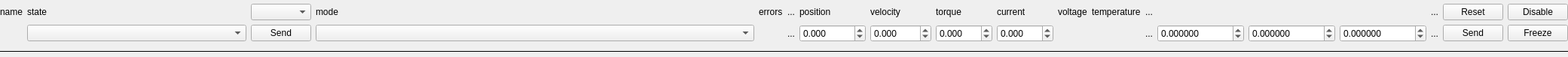
<?xml version="1.0" encoding="UTF-8"?>
<ui version="4.0">
 <class>AnydriveWidget</class>
 <widget class="QWidget" name="AnydriveWidget">
  <property name="geometry">
   <rect>
    <x>0</x>
    <y>0</y>
    <width>2081</width>
    <height>76</height>
   </rect>
  </property>
  <property name="sizePolicy">
   <sizepolicy hsizetype="Preferred" vsizetype="Fixed">
    <horstretch>0</horstretch>
    <verstretch>0</verstretch>
   </sizepolicy>
  </property>
  <property name="windowTitle">
   <string>Form</string>
  </property>
  <layout class="QVBoxLayout" name="verticalLayout">
   <property name="leftMargin">
    <number>0</number>
   </property>
   <property name="topMargin">
    <number>0</number>
   </property>
   <property name="rightMargin">
    <number>0</number>
   </property>
   <property name="bottomMargin">
    <number>0</number>
   </property>
   <item>
    <layout class="QGridLayout" name="gridLayout" columnstretch="0,1,0,2,0,0,0,0,0,0,0,0,0,0,0,0,0,0,0,0">
     <item row="1" column="8">
      <widget class="QDoubleSpinBox" name="doubleSpinBoxTorque">
       <property name="decimals">
        <number>3</number>
       </property>
       <property name="minimum">
        <double>-100.000000000000000</double>
       </property>
       <property name="maximum">
        <double>100.000000000000000</double>
       </property>
       <property name="singleStep">
        <double>0.100000000000000</double>
       </property>
      </widget>
     </item>
     <item row="1" column="13">
      <layout class="QFormLayout" name="formLayout"/>
     </item>
     <item row="0" column="1">
      <widget class="QLabel" name="labelState">
       <property name="text">
        <string>state</string>
       </property>
      </widget>
     </item>
     <item row="1" column="7">
      <widget class="QDoubleSpinBox" name="doubleSpinBoxVelocity">
       <property name="decimals">
        <number>3</number>
       </property>
       <property name="minimum">
        <double>-1000.000000000000000</double>
       </property>
       <property name="maximum">
        <double>1000.000000000000000</double>
       </property>
       <property name="singleStep">
        <double>0.100000000000000</double>
       </property>
      </widget>
     </item>
     <item row="1" column="17">
      <widget class="QLabel" name="labelExpandCommand2">
       <property name="maximumSize">
        <size>
         <width>16</width>
         <height>16777215</height>
        </size>
       </property>
       <property name="text">
        <string>...</string>
       </property>
      </widget>
     </item>
     <item row="0" column="8">
      <widget class="QLabel" name="labelTorque">
       <property name="text">
        <string>torque</string>
       </property>
      </widget>
     </item>
     <item row="1" column="1">
      <widget class="QComboBox" name="comboBoxState"/>
     </item>
     <item row="0" column="0">
      <widget class="QLabel" name="labelName">
       <property name="text">
        <string>name</string>
       </property>
      </widget>
     </item>
     <item row="1" column="6">
      <widget class="QDoubleSpinBox" name="doubleSpinBoxPosition">
       <property name="decimals">
        <number>3</number>
       </property>
       <property name="minimum">
        <double>-10000.000000000000000</double>
       </property>
       <property name="maximum">
        <double>10000.000000000000000</double>
       </property>
       <property name="singleStep">
        <double>0.100000000000000</double>
       </property>
      </widget>
     </item>
     <item row="0" column="18">
      <widget class="QPushButton" name="pushButtonResetCommand">
       <property name="text">
        <string>Reset</string>
       </property>
      </widget>
     </item>
     <item row="1" column="3">
      <widget class="QComboBox" name="comboBoxMode"/>
     </item>
     <item row="0" column="11">
      <widget class="QLabel" name="labelTemperature">
       <property name="text">
        <string>temperature</string>
       </property>
      </widget>
     </item>
     <item row="0" column="7">
      <widget class="QLabel" name="labelVelocity">
       <property name="text">
        <string>velocity</string>
       </property>
      </widget>
     </item>
     <item row="0" column="2">
      <widget class="QComboBox" name="comboBoxControlword"/>
     </item>
     <item row="1" column="9">
      <widget class="QDoubleSpinBox" name="doubleSpinBoxCurrent">
       <property name="decimals">
        <number>3</number>
       </property>
       <property name="minimum">
        <double>-100.000000000000000</double>
       </property>
       <property name="maximum">
        <double>100.000000000000000</double>
       </property>
       <property name="singleStep">
        <double>0.100000000000000</double>
       </property>
      </widget>
     </item>
     <item row="0" column="5">
      <widget class="QLabel" name="labelExpandFeedback1">
       <property name="maximumSize">
        <size>
         <width>16</width>
         <height>16777215</height>
        </size>
       </property>
       <property name="text">
        <string>...</string>
       </property>
      </widget>
     </item>
     <item row="1" column="14">
      <widget class="QDoubleSpinBox" name="doubleSpinBoxParamA">
       <property name="decimals">
        <number>6</number>
       </property>
       <property name="minimum">
        <double>-1000000.000000000000000</double>
       </property>
       <property name="maximum">
        <double>1000000.000000000000000</double>
       </property>
       <property name="singleStep">
        <double>0.100000000000000</double>
       </property>
      </widget>
     </item>
     <item row="1" column="19">
      <widget class="QPushButton" name="pushButtonSendCommandFreeze">
       <property name="text">
        <string>Freeze</string>
       </property>
      </widget>
     </item>
     <item row="1" column="5">
      <widget class="QLabel" name="labelExpandFeedback2">
       <property name="maximumSize">
        <size>
         <width>16</width>
         <height>16777215</height>
        </size>
       </property>
       <property name="text">
        <string>...</string>
       </property>
      </widget>
     </item>
     <item row="0" column="12">
      <widget class="QLabel" name="labelExpandParameters1">
       <property name="maximumSize">
        <size>
         <width>16</width>
         <height>16777215</height>
        </size>
       </property>
       <property name="text">
        <string>...</string>
       </property>
      </widget>
     </item>
     <item row="1" column="12">
      <widget class="QLabel" name="labelExpandParameters2">
       <property name="maximumSize">
        <size>
         <width>16</width>
         <height>16777215</height>
        </size>
       </property>
       <property name="text">
        <string>...</string>
       </property>
      </widget>
     </item>
     <item row="0" column="6">
      <widget class="QLabel" name="labelPosition">
       <property name="text">
        <string>position</string>
       </property>
      </widget>
     </item>
     <item row="0" column="3">
      <widget class="QLabel" name="labelMode">
       <property name="text">
        <string>mode</string>
       </property>
      </widget>
     </item>
     <item row="0" column="17">
      <widget class="QLabel" name="labelExpandCommand1">
       <property name="maximumSize">
        <size>
         <width>16</width>
         <height>16777215</height>
        </size>
       </property>
       <property name="text">
        <string>...</string>
       </property>
      </widget>
     </item>
     <item row="0" column="9">
      <widget class="QLabel" name="labelCurrent">
       <property name="text">
        <string>current</string>
       </property>
      </widget>
     </item>
     <item row="0" column="4">
      <widget class="QLabel" name="labelStatus">
       <property name="text">
        <string>errors</string>
       </property>
      </widget>
     </item>
     <item row="1" column="15">
      <widget class="QDoubleSpinBox" name="doubleSpinBoxParamB">
       <property name="decimals">
        <number>6</number>
       </property>
       <property name="minimum">
        <double>-1000000.000000000000000</double>
       </property>
       <property name="maximum">
        <double>1000000.000000000000000</double>
       </property>
       <property name="singleStep">
        <double>0.100000000000000</double>
       </property>
      </widget>
     </item>
     <item row="0" column="10">
      <widget class="QLabel" name="labelVoltage">
       <property name="text">
        <string>voltage</string>
       </property>
      </widget>
     </item>
     <item row="1" column="18">
      <widget class="QPushButton" name="pushButtonSendCommand">
       <property name="text">
        <string>Send</string>
       </property>
      </widget>
     </item>
     <item row="1" column="2">
      <widget class="QPushButton" name="pushButtonSendControlword">
       <property name="sizePolicy">
        <sizepolicy hsizetype="Preferred" vsizetype="Fixed">
         <horstretch>0</horstretch>
         <verstretch>0</verstretch>
        </sizepolicy>
       </property>
       <property name="text">
        <string>Send</string>
       </property>
      </widget>
     </item>
     <item row="0" column="19">
      <widget class="QPushButton" name="pushButtonSendCommandDisable">
       <property name="text">
        <string>Disable</string>
       </property>
      </widget>
     </item>
     <item row="1" column="16">
      <widget class="QDoubleSpinBox" name="doubleSpinBoxParamC">
       <property name="decimals">
        <number>6</number>
       </property>
       <property name="minimum">
        <double>-1000000.000000000000000</double>
       </property>
       <property name="maximum">
        <double>1000000.000000000000000</double>
       </property>
       <property name="singleStep">
        <double>0.100000000000000</double>
       </property>
      </widget>
     </item>
    </layout>
   </item>
   <item>
    <widget class="Line" name="line">
     <property name="frameShadow">
      <enum>QFrame::Plain</enum>
     </property>
     <property name="orientation">
      <enum>Qt::Horizontal</enum>
     </property>
    </widget>
   </item>
  </layout>
 </widget>
 <resources/>
 <connections/>
</ui>
